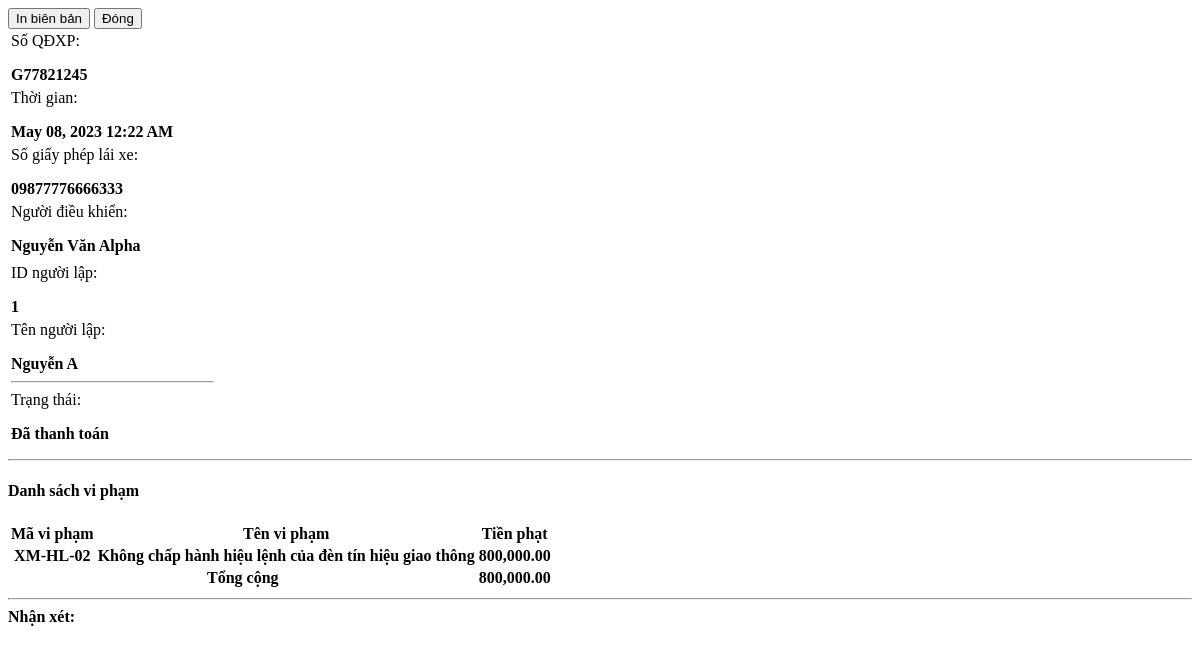
The page /admin/violations/view_details.php?id=46 on the database its author committed.
### tables this page shows
CREATE TABLE `violation_items` (
  `driver_violation_id` int(30) NOT NULL,
  `violation_id` int(30) DEFAULT NULL,
  `fine` float NOT NULL,
  `status` tinyint(1) NOT NULL DEFAULT 0 COMMENT '0=pending, 1=paid',
  `date_created` datetime NOT NULL DEFAULT current_timestamp()
);

CREATE TABLE `violations` (
  `id` int(30) NOT NULL,
  `code` varchar(50) NOT NULL,
  `name` text NOT NULL,
  `description` text NOT NULL,
  `min_fine` float NOT NULL,
  `max_fine` float NOT NULL,
  `law_id` int(30) NOT NULL,
  `fine` float NOT NULL,
  `status` tinyint(4) NOT NULL DEFAULT 1 COMMENT '0=Inactive, 1=Active',
  `date_created` datetime NOT NULL DEFAULT current_timestamp(),
  `date_updated` datetime DEFAULT NULL ON UPDATE current_timestamp()
);

### admin/violations/view_details.php (the view, shortened to what this page needs)
<?php
require_once('../../config.php');
if(isset($_GET['id']) && $_GET['id'] > 0){
    $qry2 = $conn->query("SELECT i.*,o.code,o.name from `violation_items` i inner join `violations` o on i.violation_id = o.id where i.driver_violation_id = '{$_GET['id']}' ");
    $violation_arr = array();
	if($qry2->num_rows > 0){
        while($row = $qry2->fetch_assoc()){
            $violation_arr[]=$row;
        }
    }
}
?>
<div class="container-fluid">
    <div class="w-100 d-flex justify-content-end mb-2">
        <button class="btn btn-flat btn-sm btn-default bg-lightblue" type="button" id="print"><i class="fa fa-print"></i> In biên bản</button>
        <button class="btn btn-flat btn-sm btn-default bg-black" data-dismiss="modal"><i class="fa fa-times"></i> Đóng</button>
    </div>
    <div class="border border-dark px-2 py-2" id="print_out">
        <table class="table boder-0">
            <tr class='boder-0'>
                <td width="80%" class='boder-0 align-bottom'>
                    <div class="row">
                        <div class="col-12">
                            <div class="row justify-content-between  w-max-100">
                                <div class="col-6 d-flex w-max-100">
                                    <label class="float-left w-auto whitespace-nowrap">Số QĐXP: </label>
                                    <p class="col-md-auto border-bottom px-2 border-dark w-100"><b><?php echo $ticket_no ?></b></p>
                                </div>
                                <div class="col-6 d-flex w-max-100">
                                    <label class="float-left w-auto whitespace-nowrap">Thời gian: </label>
                                    <p class="col-md-auto border-bottom px-2 border-dark w-100"><b><?php echo date("M d, Y h:i A",strtotime($date_created)) ?></b></p>
                                </div>
                            </div>
                            <div class="d-flex w-max-100">
                                <label class="float-left w-auto whitespace-nowrap">Số giấy phép lái xe:</label>
                                <p class="col-md-auto border-bottom border-dark w-100"><b><?php echo $license_id_no ?></b></p>
                            </div>
                            <div class="d-flex w-max-100">
                                <label class="float-left w-auto whitespace-nowrap">Người điều khiển:</label>
                                <p class="col-md-auto border-bottom border-dark w-100"><b><?php echo $driver ?></b></p>
                            </div>
                        </div>
                    </div>
                </td>
            </tr>
            <tr>
                <td colspan='2'>
                    <div class="d-flex w-max-100">
                        <label class="float-left w-auto whitespace-nowrap">ID người lập:</label>
                        <p class="col-md-auto border-bottom border-dark w-100"><b><?php echo $officer_id ?></b></p>
                    </div>
                    <div class="d-flex w-max-100">
                        <label class="float-left w-auto whitespace-nowrap">Tên người lập:</label>
                        <p class="col-md-auto border-bottom border-dark w-100"><b><?php echo $officer_name ?></b></p>
                    </div>
                    <hr>
                    <div class="d-flex w-max-100">
                        <label class="float-left w-auto whitespace-nowrap">Trạng thái:</label>
                        <p class=" border-bottom border-dark px-4"><b><?php echo ($status == 1) ? "Đã thanh toán" : "Chưa thanh toán" ?></b></p>
                    </div>
                </td>
            </tr>
        </table>
        <hr class='bg-dark border-dark'>
        <h4 class="text-center"><b>Danh sách vi phạm</b></h4>
        <table class='table table-stripped px-4'>
            <thead>
                <tr>
                    <th>Mã vi phạm</th>
                    <th>Tên vi phạm</th>
                    <th class="text-right">Tiền phạt</th>
                </tr>
            </thead>
            <tbody>
                <?php
                foreach($violation_arr as $row):
                ?>
                <tr>
                    <th><?php echo $row['code'] ?></th>
                    <th><?php echo $row['name'] ?></th>
                    <th class='text-right'><?php echo number_format($row['fine'],2) ?></th>
                </tr>
                <?php endforeach; ?>
            </tbody>
            <tfoot>
                <tr>
                    <th class='text-center' colspan="2">Tổng cộng</th>
                    <th class="text-right"><?php echo number_format($total_amount,2) ?></th>
                </tr>
            </tfoot>
        </table>
        <hr class="bg-dark border-dark">
        <b>Nhận xét:</b>
    </div>
</div>

### admin/violations/view_details.php (style rules this page uses)
p,label { margin-bottom:5px; }

### rows shown on the page
violation_items: violation.code "XM-HL-02", violation.name "Không chấp hành hiệu lệnh của đèn tín hiệu giao thông", fine "800,000.00"

### other values the page prints
$ticket_no "G77821245"
date("M d, Y h:i A",strtotime($date_created)) "May 08, 2023 12:22 AM"
$license_id_no "09877776666333"
$driver "Nguyễn Văn Alpha"
$officer_id "1"
$officer_name "Nguyễn A"
$total_amount "800,000.00"
